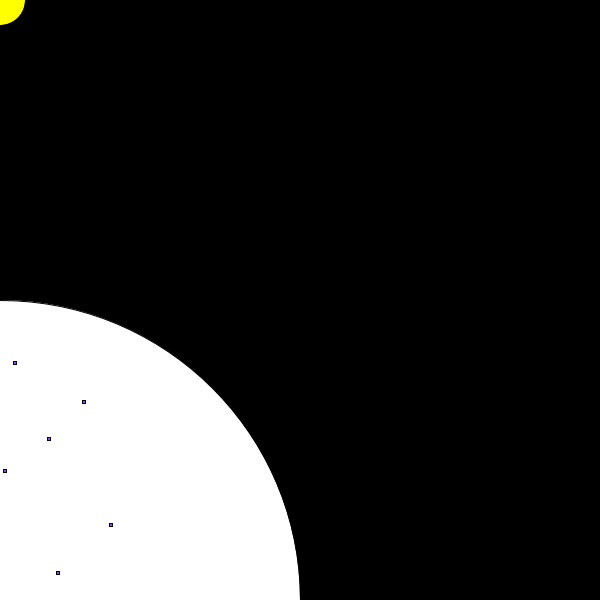
Frame 1 (no input)
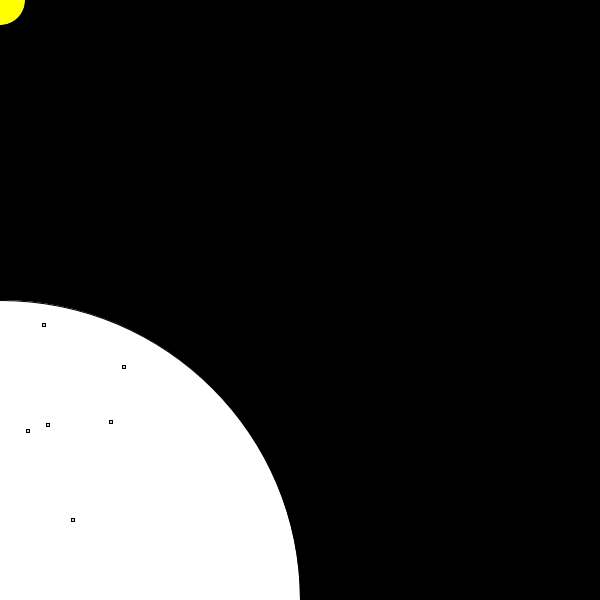
Frame 60 (the mouse pressed at the canvas centre just before this capture)
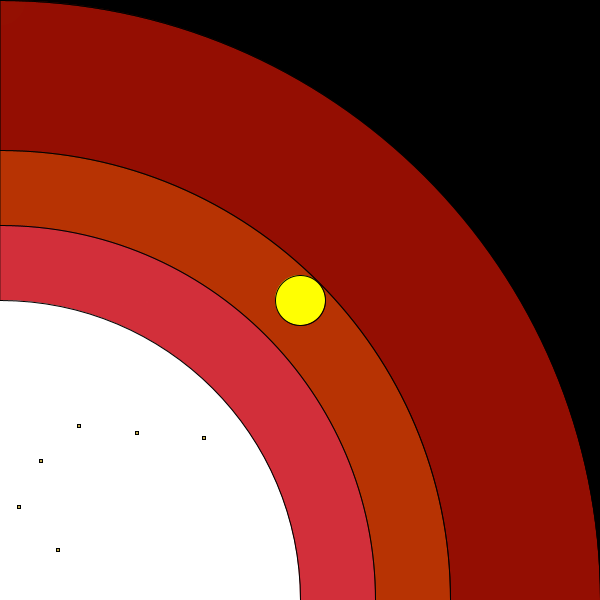
Frame 120 (the mouse held since frame 60 and released just before this capture)

The Processing sketch that drew these frames (run headless with seeded random() and noise(); from frame 60 on, the mouse is pressed at the canvas centre):

// Processing sketch: processing_62365
// ── processing_62365.pde

void setup()
{
  size(600, 600);
  background(0, 0, 0);
  smooth();
  frameRate(10);
  
}

void draw()
{
  fill(0, 0, 0, 70);
  rect(0, 0, width, height);
  

  //sunset colors
  //red
  if(mouseY >= height/4)
  {
  fill(255, 24, 3, 70);
  }
  else
  {
    fill(0, 0, 0, 70);
  }
  ellipse(0, height, width*2, height*2);
  
  //orange
  if(mouseY >= height/3)
  {
  fill(255, 124, 3, 50);
  }
  else
  {
    fill(0, 0, 0, 70);
  }
  ellipse(0, height, width*1.5, height*1.5);
  
  //pink
  if(mouseY >= height/2)
  {
  fill(250, 40, 142, 70);
  }
  else
  {
    fill(0, 0, 0, 70);
  }
  ellipse(0, height, width*1.25, height*1.25);

if(key == 'b')
{
  fill(40, 142, 250);
  rect(0, 0, width, height);
}
  
 //sun
  fill(255, 255, 2);
  ellipse(mouseX, mouseY, 50, 50);
  
 //earth
  fill(255, 255, 255);
  ellipse(0, height, width, height);
  
  fill(random(255), random(255), random(255));
  rect(random(0, width/2.5), random(height/1.5, height), 3, 3);
  rect(random(0, width/4), random(height/2, height), 3, 3);
  rect(random(0, width/4), random(height/2, height), 3, 3);
  rect(random(0, width/4), random(height/2, height), 3, 3);
  rect(random(0, width/2.5), random(height/1.5, height), 3, 3);
  rect(random(0, width/2.5), random(height/1.5, height), 3, 3);
  
}
